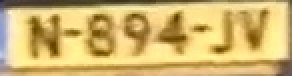
#> input picture img/N8945V.jpg, 146 x 38 px (shown 2 times larger); its folder holds only this picture in this run
$ python PhotoEditor.py
#> lines starting #> are read from the running program, lines starting #| are printed output that depends on the picture
from PIL import Image, ImageEnhance,ImageFilter
import os

path ="img"
pathOut = 'editedImgs'

for filename in os.listdir(path):
    # Open image and convert to RGB to avoid palette mode issues
    img = Image.open(f"{path}/{filename}").convert("RGB")
#> img is the input picture: PIL image 146x38 RGB; mean R, G, B 208.9, 180.7, 109.5
    edit= img.filter(ImageFilter.SMOOTH).convert("RGB")
    edit =img.filter(ImageFilter.SHARPEN).convert("L").rotate(0)
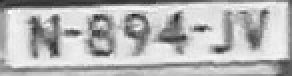
#> edit: PIL image 146x38 L (shown 2 times larger); min 35, max 253, mean 181.3

    factor =1.5
    enhancer = ImageEnhance.Contrast(edit)
    edit = enhancer.enhance(factor)
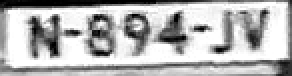
#> edit: PIL image 146x38 L (shown 2 times larger); min 0, max 255, mean 180.1

    clean_name =os.path.splitext(filename)[0]
    edit.save(f"{pathOut}/{clean_name}_edited.png", "png")
